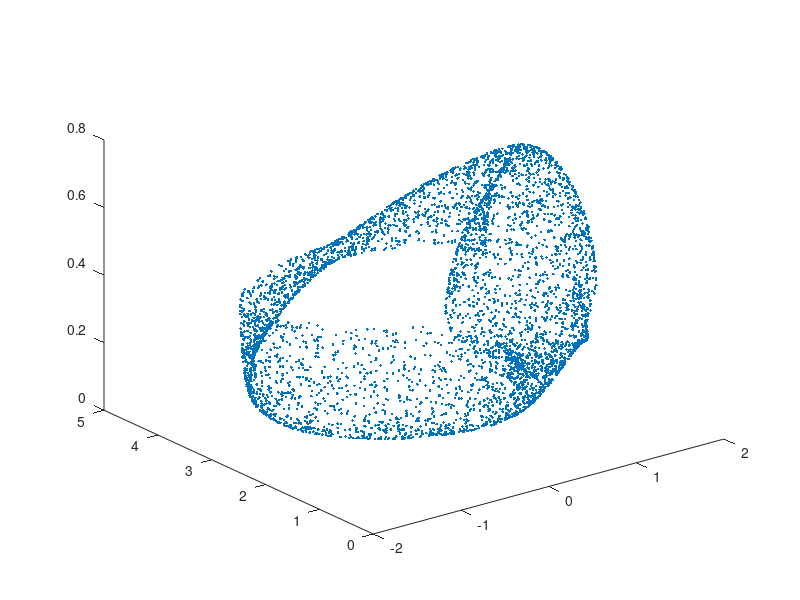

Recreate this plot in MATLAB.
clc; clear; close all;
n = 5000;
u = rand(n, 1)*2*pi;
v = rand(n, 1)*pi;



x = -2/15*cos(u).*(3*cos(v)-30*sin(u)+90*cos(u).^4.*sin(u)-60*cos(u).^6.*sin(u)+5*cos(u).*cos(v).*sin(u));
y = -1/15*sin(u).*(3*cos(v)-3*cos(u).^2.*cos(v)-48*cos(u).^4.*cos(v)+48*cos(u).^6.*cos(v)-60*sin(u)+5*cos(u).*cos(v).*sin(u)-5*cos(u).^3.*cos(v).*sin(u)-80*cos(u).^5.*cos(v).*sin(u)+80*cos(u).^7.*cos(v).*sin(u));
z = 2/15*(3+5*cos(u).*sin(u).*sin(v));
plot3(x,y,z, '.')
